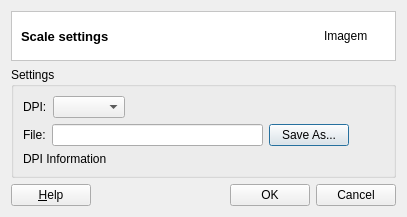
<?xml version="1.0" encoding="UTF-8"?>
<ui version="4.0">
 <class>ScaleSettings</class>
 <widget class="QDialog" name="ScaleSettings">
  <property name="geometry">
   <rect>
    <x>0</x>
    <y>0</y>
    <width>407</width>
    <height>216</height>
   </rect>
  </property>
  <property name="sizePolicy">
   <sizepolicy hsizetype="Fixed" vsizetype="Fixed">
    <horstretch>0</horstretch>
    <verstretch>0</verstretch>
   </sizepolicy>
  </property>
  <property name="maximumSize">
   <size>
    <width>407</width>
    <height>216</height>
   </size>
  </property>
  <property name="windowTitle">
   <string>PDF Settings</string>
  </property>
  <property name="modal">
   <bool>true</bool>
  </property>
  <layout class="QGridLayout" name="gridLayout_3">
   <item row="0" column="0">
    <widget class="QFrame" name="frame_2">
     <property name="styleSheet">
      <string notr="true">QWidget { background: white }</string>
     </property>
     <property name="frameShape">
      <enum>QFrame::StyledPanel</enum>
     </property>
     <property name="frameShadow">
      <enum>QFrame::Sunken</enum>
     </property>
     <layout class="QGridLayout" name="gridLayout_4" columnstretch="1,0">
      <property name="topMargin">
       <number>0</number>
      </property>
      <property name="bottomMargin">
       <number>0</number>
      </property>
      <property name="horizontalSpacing">
       <number>9</number>
      </property>
      <item row="0" column="1">
       <widget class="QLabel" name="m_imgLabel">
        <property name="minimumSize">
         <size>
          <width>62</width>
          <height>48</height>
         </size>
        </property>
        <property name="maximumSize">
         <size>
          <width>48</width>
          <height>48</height>
         </size>
        </property>
        <property name="text">
         <string>Imagem</string>
        </property>
       </widget>
      </item>
      <item row="0" column="0">
       <widget class="QLabel" name="m_datasourceTypeTitleLabel">
        <property name="font">
         <font>
          <pointsize>10</pointsize>
          <weight>75</weight>
          <bold>true</bold>
         </font>
        </property>
        <property name="text">
         <string>Scale settings</string>
        </property>
       </widget>
      </item>
     </layout>
    </widget>
   </item>
   <item row="1" column="0">
    <layout class="QGridLayout" name="gridLayout_2">
     <item row="0" column="0">
      <widget class="QGroupBox" name="grpSettings">
       <property name="title">
        <string>Settings</string>
       </property>
       <property name="flat">
        <bool>true</bool>
       </property>
       <layout class="QVBoxLayout" name="verticalLayout_2">
        <item>
         <layout class="QVBoxLayout" name="verticalLayout">
          <item>
           <layout class="QHBoxLayout" name="horizontalLayout_2">
            <item>
             <widget class="QLabel" name="lblDPI">
              <property name="text">
               <string>DPI:</string>
              </property>
             </widget>
            </item>
            <item>
             <widget class="QComboBox" name="cmbDPI"/>
            </item>
            <item>
             <spacer name="horizontalSpacer">
              <property name="orientation">
               <enum>Qt::Horizontal</enum>
              </property>
              <property name="sizeHint" stdset="0">
               <size>
                <width>248</width>
                <height>20</height>
               </size>
              </property>
             </spacer>
            </item>
           </layout>
          </item>
          <item>
           <layout class="QHBoxLayout" name="horizontalLayout">
            <item>
             <widget class="QLabel" name="lblFile">
              <property name="text">
               <string>File:</string>
              </property>
             </widget>
            </item>
            <item>
             <widget class="QLineEdit" name="txtEdtFile">
              <property name="minimumSize">
               <size>
                <width>211</width>
                <height>0</height>
               </size>
              </property>
             </widget>
            </item>
            <item>
             <widget class="QPushButton" name="pBtnSaveAs">
              <property name="text">
               <string>Save As...</string>
              </property>
             </widget>
            </item>
            <item>
             <spacer name="horizontalSpacer_2">
              <property name="orientation">
               <enum>Qt::Horizontal</enum>
              </property>
              <property name="sizeHint" stdset="0">
               <size>
                <width>40</width>
                <height>20</height>
               </size>
              </property>
             </spacer>
            </item>
           </layout>
          </item>
          <item>
           <widget class="QLabel" name="lblDPIInformation">
            <property name="minimumSize">
             <size>
              <width>361</width>
              <height>0</height>
             </size>
            </property>
            <property name="maximumSize">
             <size>
              <width>361</width>
              <height>16777215</height>
             </size>
            </property>
            <property name="text">
             <string>DPI Information</string>
            </property>
           </widget>
          </item>
         </layout>
        </item>
       </layout>
      </widget>
     </item>
     <item row="1" column="0">
      <layout class="QGridLayout" name="gridLayout">
       <item row="0" column="0">
        <widget class="QPushButton" name="helpPushButton">
         <property name="text">
          <string>&amp;Help</string>
         </property>
         <property name="shortcut">
          <string>Alt+H</string>
         </property>
        </widget>
       </item>
       <item row="0" column="1">
        <spacer name="horizontalSpacer_3">
         <property name="orientation">
          <enum>Qt::Horizontal</enum>
         </property>
         <property name="sizeHint" stdset="0">
          <size>
           <width>128</width>
           <height>20</height>
          </size>
         </property>
        </spacer>
       </item>
       <item row="0" column="2">
        <widget class="QPushButton" name="pBtnOK">
         <property name="text">
          <string>OK</string>
         </property>
        </widget>
       </item>
       <item row="0" column="3">
        <widget class="QPushButton" name="pBtnCancel">
         <property name="text">
          <string>Cancel</string>
         </property>
        </widget>
       </item>
      </layout>
     </item>
    </layout>
   </item>
  </layout>
 </widget>
 <resources/>
 <connections/>
</ui>
